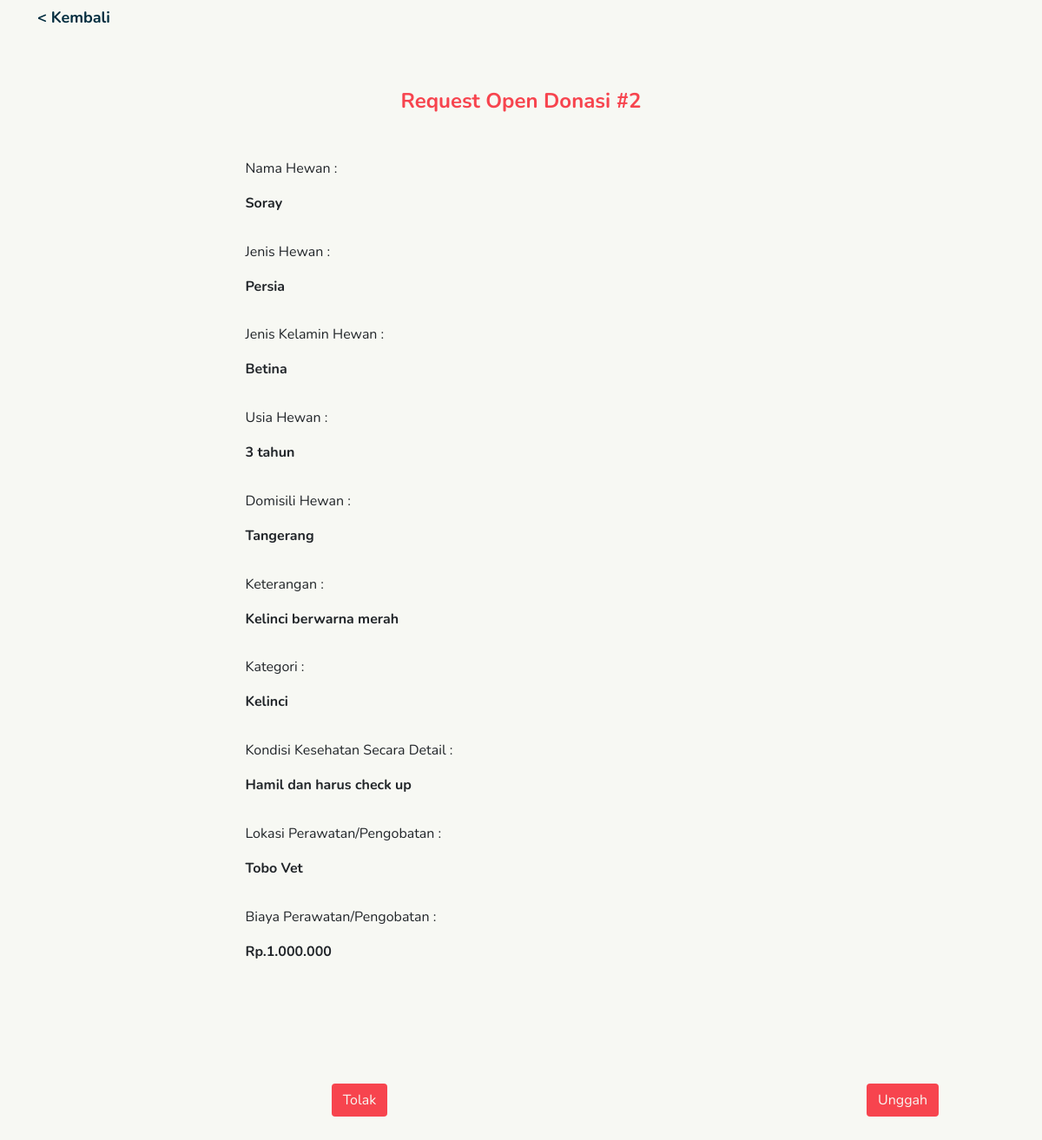
Screenshot of /admin-adopet/eval-open-donasi/2/ with the database file from the repository.
### user/models.py (models this page shows)
class Donasi(models.Model):
    KATEGORI_HEWAN = [
        ("Kucing", "Kucing"),
        ("Anjing", "Anjing"),
        ("Kelinci", "Kelinci"),
        ("Burung", "Burung"),
        ("Ikan", "Ikan"),
        ("Hewan Pengerat", "Pengerat"),
        ("Unggas", "Unggas"),
        ("Reptil", "Reptil"),
        ("Lainnya", "Lainnya")
    ]
    JENIS_KELAMIN_HEWAN = [
        ("Jantan", "Jantan"),
        ("Betina", "Betina")
    ]
    nama_hewan = models.CharField(max_length = 50)
    jenis_hewan = models.CharField(max_length = 50)
    jenis_kelamin_hewan = models.CharField(max_length = 50, choices = JENIS_KELAMIN_HEWAN)
    usia_hewan = models.CharField(max_length = 50)
    domisili_hewan = models.CharField(max_length = 50)
    keterangan = models.CharField(max_length = 500, default = "")
    kategori = models.CharField(max_length = 50, choices = KATEGORI_HEWAN)
    kondisi_kesehatan = models.CharField(max_length = 500)
    lokasi_perawatan = models.CharField(max_length = 100)
    biaya_perawatan = models.CharField(max_length = 50, default = "")
    verifikasi = models.BooleanField(default = False)

### adminadopet/views.py (the view)
# urls.py: path('eval-open-donasi/<id>/', views.eval_open_donasi, name='eval_open_donasi'),
def eval_open_donasi(request, id):
    donasi = Donasi.objects.get(id = id)
    if request.method == 'POST':
        response['nama_hewan'] = donasi.nama_hewan
        response['jenis_hewan'] = donasi.jenis_hewan
        response['jenis_kelamin_hewan'] = donasi.jenis_kelamin_hewan
        response['usia_hewan'] = donasi.usia_hewan
        response['domisili_hewan'] = donasi.domisili_hewan
        response['keterangan'] = donasi.keterangan
        response['kategori'] = donasi.kategori
        response['kondisi_kesehatan'] = donasi.kondisi_kesehatan
        response['lokasi_perawatan'] = donasi.lokasi_perawatan
        response['biaya_perawatan'] = donasi.biaya_perawatan
        response['verifikasi'] = True
        data = Donasi(id = id, nama_hewan = response['nama_hewan'], jenis_hewan = response['jenis_hewan'], jenis_kelamin_hewan = response['jenis_kelamin_hewan'], usia_hewan = response['usia_hewan'], domisili_hewan = response['domisili_hewan'], keterangan = response['keterangan'], kategori = response['kategori'], kondisi_kesehatan = response['kondisi_kesehatan'], lokasi_perawatan = response['lokasi_perawatan'], biaya_perawatan = response['biaya_perawatan'], verifikasi = response['verifikasi'] )
        data.save()
        return berhasil_unggah(request)
    else :
        args = {'donasi': donasi}
        return render(request, 'opendonasi/form-eval-open-donasi.html', args)

### templates/opendonasi/form-eval-open-donasi.html
{% extends 'head.html' %}
{% block content_block %}
<a href="{% url 'adminadopet:beranda' %}" class="btn btn-kembali"> < Kembali</a>
<div class="container">
	<div class="row justify-content-md-center">
		<p class="judul-form">Request Open Donasi #{{donasi.id}}</p><br>
	</div>
</div>
{% load static %}
<div class="container">
    <div class="row justify-content-center">
        <div class="col-7">
            <p class="form-label">Nama Hewan :</p>
            <p class="jawaban">{{donasi.nama_hewan}}</p>
            <p class="form-label">Jenis Hewan :</p>
            <p class="jawaban">{{donasi.jenis_hewan}}</p>
            <p class="form-label">Jenis Kelamin Hewan :</p>
            <p class="jawaban">{{donasi.jenis_kelamin_hewan}}</p>
            <p class="form-label">Usia Hewan :</p>
            <p class="jawaban">{{donasi.usia_hewan}}</p>
            <p class="form-label">Domisili Hewan :</p>
            <p class="jawaban">{{donasi.domisili_hewan}}</p>
            <p class="form-label">Keterangan :</p>
            <p class="jawaban">{{donasi.keterangan}}</p>
            <p class="form-label">Kategori :</p>
            <p class="jawaban">{{donasi.kategori}}</p>
            <p class="form-label">Kondisi Kesehatan Secara Detail :</p>
            <p class="jawaban">{{donasi.kondisi_kesehatan}}</p>
            <p class="form-label">Lokasi Perawatan/Pengobatan :</p>
            <p class="jawaban">{{donasi.lokasi_perawatan}}</p>
            <p class="form-label">Biaya Perawatan/Pengobatan :</p>
            <p class="jawaban">{{donasi.biaya_perawatan}}</p>
        </div>
    </div>
    <div class="row justify-content-around unggah">
        <form method ="POST" action="{% url 'adminadopet:delete_open_donasi' donasi.id %}">{% csrf_token %}
            <div class="col-6">
                <button type="submit" class="btn btn-eval Delete">Tolak</button>
            </div>
        </form>
        <form method ="POST" action="{% url 'adminadopet:eval_open_donasi' donasi.id %}">{% csrf_token %}
            <div class="col-6">
                <button type="submit" class="btn btn-eval Unggah">Unggah</button>
            </div>
        </form>
    </div>
</div>
{% endblock content_block %}

### static/css/style.css (style rules this page uses)
body { background-color: #F7F8F3 !important; font-family: Nunito !important; }
* { box-sizing: border-box; }
.form-label { margin-top: 5%; }
.unggah { margin-top: 4%; align-items: center !important; text-align: center !important; }
.judul-form { font-style: normal; font-weight: bold; font-size: 24px; color: #f7444e; margin-top: 5%; }
.btn-kembali { margin-left: 30px; font-family: Nunito; font-weight: 700 !important; font-size: 18px !important; align-items: center; color: #002c3e !important; }
.jawaban { font-weight: 700 !important; }
.btn-eval { background-color: #f7444e !important; color: #F7F8F3 !important; margin-top: 10vh !important; margin-bottom: 10vh !important; margin-left: 600% !important; }

### static/css/beranda-unlog.css (style rules this page uses)
body { overflow: initial; overflow-x: hidden; -ms-overflow-style: none; scrollbar-width: none; }
* { box-sizing: border-box; }

### rows the page displays
Donasi: id "2", nama_hewan "Soray", jenis_hewan "Persia", jenis_kelamin_hewan "Betina", usia_hewan "3 tahun", domisili_hewan "Tangerang", keterangan "Kelinci berwarna merah", kategori "Kelinci", kondisi_kesehatan "Hamil dan harus check up", lokasi_perawatan "Tobo Vet", biaya_perawatan "Rp.1.000.000"
